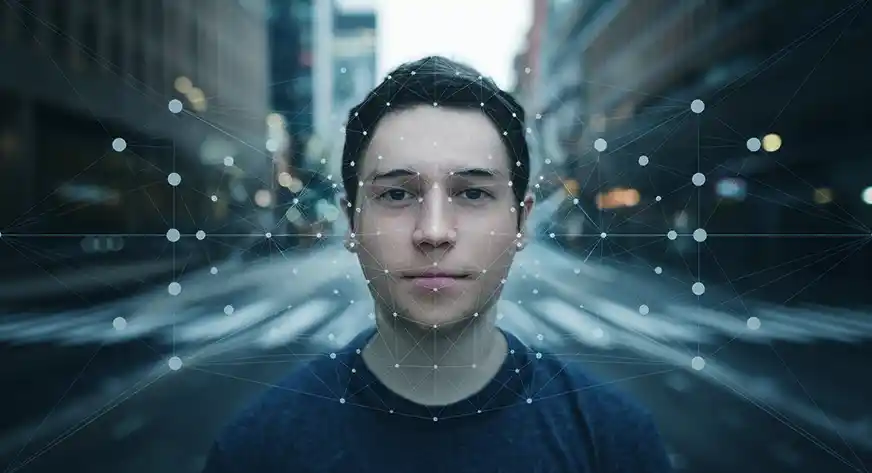
#> input picture person.jpg, 872 x 473 px, found by its file name
$ jupyter execute 5.ROI_in_an_Image.ipynb
#> lines starting #> are read from the running program, lines starting #| are printed output that depends on the picture
[cell 1]
import cv2
import matplotlib.pyplot as plt

# Read image
image = cv2.imread("person.jpg")
#> image is the input picture: shape (473, 872, 3); mean B, G, R 88.1, 78.8, 57.3

# Convert BGR to RGB for correct display
image_rgb = cv2.cvtColor(image, cv2.COLOR_BGR2RGB)

# Display image
plt.imshow(image_rgb)
plt.title("Original Image")
# plt.axis("off")
plt.show()

[cell 2]
import cv2
import matplotlib.pyplot as plt

# Read image
image = cv2.imread("person.jpg")
# Crop image (ROI)
roi = image[50:200, 50:200]
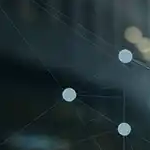
#> roi: shape (150, 150, 3); mean B, G, R 52.4, 49.4, 34.4

plt.imshow(cv2.cvtColor(roi, cv2.COLOR_BGR2RGB))
plt.title("Cropped Image (ROI)")
plt.axis("off")
plt.show()
